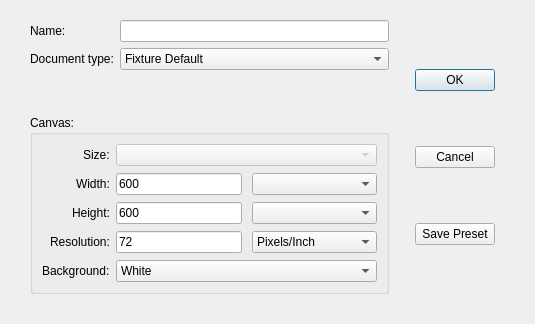
<?xml version="1.0" encoding="UTF-8"?>
<ui version="4.0">
 <class>NewDialog</class>
 <widget class="QDialog" name="NewDialog">
  <property name="geometry">
   <rect>
    <x>0</x>
    <y>0</y>
    <width>535</width>
    <height>324</height>
   </rect>
  </property>
  <property name="windowTitle">
   <string>New</string>
  </property>
  <layout class="QHBoxLayout" name="horizontalLayout_3">
   <property name="leftMargin">
    <number>30</number>
   </property>
   <property name="topMargin">
    <number>20</number>
   </property>
   <property name="rightMargin">
    <number>40</number>
   </property>
   <property name="bottomMargin">
    <number>30</number>
   </property>
   <item>
    <layout class="QVBoxLayout" name="editOptionsContainer">
     <item>
      <layout class="QFormLayout" name="nameContainer">
       <item row="1" column="0">
        <widget class="QLabel" name="docNameLbl">
         <property name="text">
          <string>Name:</string>
         </property>
        </widget>
       </item>
       <item row="1" column="1">
        <widget class="QLineEdit" name="docNameVal"/>
       </item>
       <item row="2" column="1">
        <widget class="QComboBox" name="docTypeCombo">
         <item>
          <property name="text">
           <string>Fixture Default</string>
          </property>
         </item>
         <item>
          <property name="text">
           <string>Letter</string>
          </property>
         </item>
         <item>
          <property name="text">
           <string>A3</string>
          </property>
         </item>
         <item>
          <property name="text">
           <string>A4</string>
          </property>
         </item>
         <item>
          <property name="text">
           <string>Custom</string>
          </property>
         </item>
        </widget>
       </item>
       <item row="2" column="0">
        <widget class="QLabel" name="docTypeLbl">
         <property name="text">
          <string>Document type:</string>
         </property>
        </widget>
       </item>
      </layout>
     </item>
     <item>
      <widget class="QGroupBox" name="presetSelectionBox">
       <property name="sizePolicy">
        <sizepolicy hsizetype="Preferred" vsizetype="Preferred">
         <horstretch>0</horstretch>
         <verstretch>0</verstretch>
        </sizepolicy>
       </property>
       <property name="layoutDirection">
        <enum>Qt::LeftToRight</enum>
       </property>
       <property name="title">
        <string>Canvas:</string>
       </property>
       <property name="flat">
        <bool>true</bool>
       </property>
       <layout class="QFormLayout" name="selectionForm">
        <property name="rowWrapPolicy">
         <enum>QFormLayout::WrapLongRows</enum>
        </property>
        <property name="labelAlignment">
         <set>Qt::AlignRight|Qt::AlignTrailing|Qt::AlignVCenter</set>
        </property>
        <property name="formAlignment">
         <set>Qt::AlignHCenter|Qt::AlignTop</set>
        </property>
        <property name="verticalSpacing">
         <number>7</number>
        </property>
        <property name="leftMargin">
         <number>9</number>
        </property>
        <property name="bottomMargin">
         <number>9</number>
        </property>
        <item row="2" column="0">
         <widget class="QLabel" name="sizeLbl">
          <property name="enabled">
           <bool>true</bool>
          </property>
          <property name="sizePolicy">
           <sizepolicy hsizetype="Expanding" vsizetype="Preferred">
            <horstretch>0</horstretch>
            <verstretch>0</verstretch>
           </sizepolicy>
          </property>
          <property name="layoutDirection">
           <enum>Qt::LeftToRight</enum>
          </property>
          <property name="text">
           <string>Size:</string>
          </property>
         </widget>
        </item>
        <item row="4" column="0">
         <widget class="QLabel" name="widthLbl">
          <property name="text">
           <string>Width:</string>
          </property>
         </widget>
        </item>
        <item row="4" column="1">
         <widget class="QFrame" name="widthFrame">
          <property name="sizePolicy">
           <sizepolicy hsizetype="Preferred" vsizetype="Preferred">
            <horstretch>0</horstretch>
            <verstretch>0</verstretch>
           </sizepolicy>
          </property>
          <property name="frameShape">
           <enum>QFrame::NoFrame</enum>
          </property>
          <property name="frameShadow">
           <enum>QFrame::Plain</enum>
          </property>
          <property name="lineWidth">
           <number>0</number>
          </property>
          <layout class="QHBoxLayout" name="horizontalLayout_4">
           <property name="spacing">
            <number>10</number>
           </property>
           <property name="leftMargin">
            <number>0</number>
           </property>
           <property name="topMargin">
            <number>0</number>
           </property>
           <property name="rightMargin">
            <number>0</number>
           </property>
           <property name="bottomMargin">
            <number>0</number>
           </property>
           <item>
            <widget class="QLineEdit" name="widthTxt">
             <property name="sizePolicy">
              <sizepolicy hsizetype="Preferred" vsizetype="Fixed">
               <horstretch>0</horstretch>
               <verstretch>0</verstretch>
              </sizepolicy>
             </property>
             <property name="text">
              <string>600</string>
             </property>
            </widget>
           </item>
           <item>
            <widget class="QComboBox" name="widthUnitCombo">
             <property name="sizePolicy">
              <sizepolicy hsizetype="Preferred" vsizetype="Fixed">
               <horstretch>0</horstretch>
               <verstretch>0</verstretch>
              </sizepolicy>
             </property>
             <property name="currentIndex">
              <number>-1</number>
             </property>
            </widget>
           </item>
          </layout>
         </widget>
        </item>
        <item row="5" column="0">
         <widget class="QLabel" name="heightLbl">
          <property name="text">
           <string>Height:</string>
          </property>
         </widget>
        </item>
        <item row="5" column="1">
         <widget class="QFrame" name="heightFrame">
          <property name="sizePolicy">
           <sizepolicy hsizetype="Preferred" vsizetype="Preferred">
            <horstretch>0</horstretch>
            <verstretch>0</verstretch>
           </sizepolicy>
          </property>
          <property name="frameShape">
           <enum>QFrame::NoFrame</enum>
          </property>
          <property name="frameShadow">
           <enum>QFrame::Plain</enum>
          </property>
          <property name="lineWidth">
           <number>0</number>
          </property>
          <layout class="QHBoxLayout" name="horizontalLayout_5">
           <property name="spacing">
            <number>10</number>
           </property>
           <property name="leftMargin">
            <number>0</number>
           </property>
           <property name="topMargin">
            <number>0</number>
           </property>
           <property name="rightMargin">
            <number>0</number>
           </property>
           <property name="bottomMargin">
            <number>0</number>
           </property>
           <item>
            <widget class="QLineEdit" name="heightTxt">
             <property name="sizePolicy">
              <sizepolicy hsizetype="Preferred" vsizetype="Fixed">
               <horstretch>0</horstretch>
               <verstretch>0</verstretch>
              </sizepolicy>
             </property>
             <property name="text">
              <string>600</string>
             </property>
            </widget>
           </item>
           <item>
            <widget class="QComboBox" name="heightUnitCombo">
             <property name="sizePolicy">
              <sizepolicy hsizetype="Preferred" vsizetype="Fixed">
               <horstretch>0</horstretch>
               <verstretch>0</verstretch>
              </sizepolicy>
             </property>
            </widget>
           </item>
          </layout>
         </widget>
        </item>
        <item row="7" column="0">
         <widget class="QLabel" name="resLbl">
          <property name="text">
           <string>Resolution:</string>
          </property>
         </widget>
        </item>
        <item row="8" column="0">
         <widget class="QLabel" name="bgLbl">
          <property name="text">
           <string>Background:</string>
          </property>
         </widget>
        </item>
        <item row="8" column="1">
         <widget class="QComboBox" name="backgroundValCombo">
          <item>
           <property name="text">
            <string>White</string>
           </property>
          </item>
         </widget>
        </item>
        <item row="7" column="1">
         <widget class="QFrame" name="resFrame">
          <property name="sizePolicy">
           <sizepolicy hsizetype="Preferred" vsizetype="Preferred">
            <horstretch>0</horstretch>
            <verstretch>0</verstretch>
           </sizepolicy>
          </property>
          <property name="frameShape">
           <enum>QFrame::NoFrame</enum>
          </property>
          <property name="frameShadow">
           <enum>QFrame::Plain</enum>
          </property>
          <property name="lineWidth">
           <number>0</number>
          </property>
          <layout class="QHBoxLayout" name="horizontalLayout_6">
           <property name="spacing">
            <number>10</number>
           </property>
           <property name="leftMargin">
            <number>0</number>
           </property>
           <property name="topMargin">
            <number>0</number>
           </property>
           <property name="rightMargin">
            <number>0</number>
           </property>
           <property name="bottomMargin">
            <number>0</number>
           </property>
           <item>
            <widget class="QLineEdit" name="resTxt">
             <property name="sizePolicy">
              <sizepolicy hsizetype="Preferred" vsizetype="Fixed">
               <horstretch>0</horstretch>
               <verstretch>0</verstretch>
              </sizepolicy>
             </property>
             <property name="text">
              <string>72</string>
             </property>
            </widget>
           </item>
           <item>
            <widget class="QComboBox" name="resUnitCombo">
             <property name="sizePolicy">
              <sizepolicy hsizetype="Preferred" vsizetype="Fixed">
               <horstretch>0</horstretch>
               <verstretch>0</verstretch>
              </sizepolicy>
             </property>
             <item>
              <property name="text">
               <string>Pixels/Inch</string>
              </property>
             </item>
             <item>
              <property name="text">
               <string>Dots/Inch</string>
              </property>
             </item>
            </widget>
           </item>
          </layout>
         </widget>
        </item>
        <item row="2" column="1">
         <widget class="QComboBox" name="comboBox">
          <property name="enabled">
           <bool>false</bool>
          </property>
          <property name="editable">
           <bool>false</bool>
          </property>
         </widget>
        </item>
       </layout>
      </widget>
     </item>
    </layout>
   </item>
   <item>
    <spacer name="verticalSpacer">
     <property name="orientation">
      <enum>Qt::Vertical</enum>
     </property>
     <property name="sizeHint" stdset="0">
      <size>
       <width>20</width>
       <height>40</height>
      </size>
     </property>
    </spacer>
   </item>
   <item>
    <layout class="QVBoxLayout" name="actionBtnsContainer" stretch="10,10,10">
     <item>
      <widget class="QPushButton" name="actionOk">
       <property name="text">
        <string>OK</string>
       </property>
      </widget>
     </item>
     <item>
      <widget class="QPushButton" name="actionCancel">
       <property name="text">
        <string>Cancel</string>
       </property>
      </widget>
     </item>
     <item>
      <widget class="QPushButton" name="actionSavePreset">
       <property name="sizePolicy">
        <sizepolicy hsizetype="Minimum" vsizetype="Fixed">
         <horstretch>0</horstretch>
         <verstretch>100</verstretch>
        </sizepolicy>
       </property>
       <property name="text">
        <string>Save Preset</string>
       </property>
      </widget>
     </item>
    </layout>
   </item>
  </layout>
 </widget>
 <resources/>
 <connections/>
</ui>
